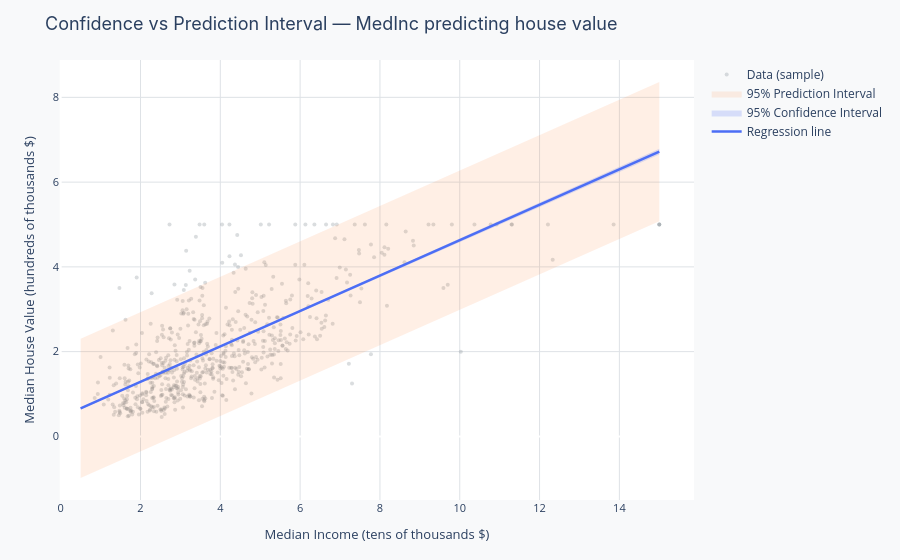

The cell this chart's notebook holds for it:
### Markdown cell above
---
## Confidence Intervals vs Prediction Intervals

When you ask "what will this model predict for x = 5?", there are two different uncertainty questions you might be asking.

**Confidence interval:** How uncertain are we about the *average* response at this x value? This captures uncertainty about where the true regression line sits.

> "What is the average house value for neighborhoods with median income of 8?"

**Prediction interval:** How uncertain are we about a *single new observation* at this x value? This captures uncertainty about both the regression line and the natural scatter of individual points around it.

> "What will this specific neighborhood with median income 8 sell for?"

Prediction intervals are always wider because they account for two sources of uncertainty: where the line is (same as CI) plus the irreducible variability of individual data points around the line.

$$\text{CI: } \hat{y} \pm t^* \cdot s\sqrt{\frac{1}{n} + \frac{(x^* - \bar{x})^2}{S_{xx}}}$$

$$\text{PI: } \hat{y} \pm t^* \cdot s\sqrt{1 + \frac{1}{n} + \frac{(x^* - \bar{x})^2}{S_{xx}}}$$

The only difference is the extra 1 under the square root in the PI. Even with infinite data the PI never collapses to a point — but the CI does.

See **[statistics/16_confidence_intervals.ipynb](../statistics/16_confidence_intervals.ipynb)** for the conceptual foundation of confidence intervals.

| Interval type | What it captures | Width | When to use it |
|---|---|---|---|
| Confidence interval | Uncertainty about the mean response | Narrower — only parameter uncertainty | Estimating average outcome for a group |
| Prediction interval | Uncertainty about a single new observation | Wider — parameter uncertainty plus natural variation | Forecasting an individual outcome |

### Code cell
from scipy import stats as sp_stats2
from sklearn.datasets import fetch_california_housing
from sklearn.linear_model import LinearRegression

np.random.seed(42)
_hc = fetch_california_housing(as_frame=True)
_xc = _hc.data["MedInc"].values
_yc = _hc.target.values

_lr_1d = LinearRegression().fit(_xc.reshape(-1, 1), _yc)
_sl, _ic = float(_lr_1d.coef_[0]), float(_lr_1d.intercept_)

_nc    = len(_xc)
_xmean = _xc.mean()
_Sxx   = float(np.sum((_xc - _xmean) ** 2))
_yhat  = _lr_1d.predict(_xc.reshape(-1, 1))
_s2    = float(np.sum((_yc - _yhat) ** 2) / (_nc - 2))
_tcrit = sp_stats2.t.ppf(0.975, df=_nc - 2)

_xnew   = np.linspace(_xc.min(), _xc.max(), 300)
_ynew   = _ic + _sl * _xnew
_se_ci  = np.sqrt(_s2 * (1 / _nc + (_xnew - _xmean) ** 2 / _Sxx))
_se_pi  = np.sqrt(_s2 * (1 + 1 / _nc + (_xnew - _xmean) ** 2 / _Sxx))

_ci_lo, _ci_hi = _ynew - _tcrit * _se_ci, _ynew + _tcrit * _se_ci
_pi_lo, _pi_hi = _ynew - _tcrit * _se_pi, _ynew + _tcrit * _se_pi

_idxs = np.random.choice(_nc, 600, replace=False)

_fci = go.Figure()
_fci.add_trace(go.Scatter(x=_xc[_idxs], y=_yc[_idxs], mode="markers",
    marker=dict(color=PALETTE["muted"], size=4, opacity=0.3), name="Data (sample)"))
_fci.add_trace(go.Scatter(
    x=np.concatenate([_xnew, _xnew[::-1]]),
    y=np.concatenate([_pi_hi, _pi_lo[::-1]]),
    fill="toself", fillcolor="rgba(247,103,7,0.10)",
    line=dict(color=PALETTE["secondary"], width=0), name="95% Prediction Interval"))
_fci.add_trace(go.Scatter(
    x=np.concatenate([_xnew, _xnew[::-1]]),
    y=np.concatenate([_ci_hi, _ci_lo[::-1]]),
    fill="toself", fillcolor="rgba(76,110,245,0.20)",
    line=dict(color=PALETTE["primary"], width=0), name="95% Confidence Interval"))
_fci.add_trace(go.Scatter(x=_xnew, y=_ynew, mode="lines",
    line=dict(color=PALETTE["primary"], width=2.5), name="Regression line"))
_fci.update_layout(base_layout(
    "Confidence vs Prediction Interval — MedInc predicting house value",
    "Median Income (tens of thousands $)",
    "Median House Value (hundreds of thousands $)"))
_fci.show()

### Figure 1 — Plotly figure (JSON) as saved in the notebook; plotly's stock layout.template omitted (floating-point values rounded to 4 significant figures; data arrays with more than 128 entries replaced by an {"elided": "..."} marker saying what was removed)
{"data": [{"marker": {"color": "#868E96", "opacity": 0.3, "size": 4}, "mode": "markers", "name": "Data (sample)", "type": "scatter", "x": {"elided": "600 float values"}, "y": {"elided": "600 float values"}}, {"fill": "toself", "fillcolor": "rgba(247,103,7,0.10)", "line": {"color": "#F76707", "width": 0}, "name": "95% Prediction Interval", "type": "scatter", "x": {"elided": "600 float values"}, "y": {"elided": "600 float values"}}, {"fill": "toself", "fillcolor": "rgba(76,110,245,0.20)", "line": {"color": "#4C6EF5", "width": 0}, "name": "95% Confidence Interval", "type": "scatter", "x": {"elided": "600 float values"}, "y": {"elided": "600 float values"}}, {"line": {"color": "#4C6EF5", "width": 2.5}, "mode": "lines", "name": "Regression line", "type": "scatter", "x": {"elided": "300 float values"}, "y": {"elided": "300 float values"}}], "layout": {"legend": {"font": {"size": 12}}, "margin": {"b": 60, "l": 60, "r": 30, "t": 60}, "paper_bgcolor": "#F8F9FA", "plot_bgcolor": "#FFFFFF", "title": {"font": {"family": "Inter, Arial, sans-serif", "size": 18}, "text": "Confidence vs Prediction Interval — MedInc predicting house value"}, "xaxis": {"gridcolor": "#DEE2E6", "tickfont": {"size": 11}, "title": {"font": {"size": 13}, "text": "Median Income (tens of thousands $)"}}, "yaxis": {"gridcolor": "#DEE2E6", "tickfont": {"size": 11}, "title": {"font": {"size": 13}, "text": "Median House Value (hundreds of thousands $)"}}}}
